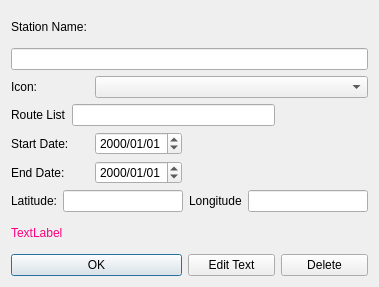
<?xml version="1.0" encoding="UTF-8"?>
<ui version="4.0">
 <class>editStation</class>
 <widget class="QDialog" name="editStation">
  <property name="geometry">
   <rect>
    <x>0</x>
    <y>0</y>
    <width>379</width>
    <height>287</height>
   </rect>
  </property>
  <property name="windowTitle">
   <string>Dialog</string>
  </property>
  <layout class="QGridLayout" name="gridLayout">
   <item row="0" column="0" colspan="2">
    <widget class="QLabel" name="label">
     <property name="text">
      <string>Station Name:</string>
     </property>
    </widget>
   </item>
   <item row="2" column="0">
    <widget class="QLabel" name="label_2">
     <property name="text">
      <string>Icon:</string>
     </property>
    </widget>
   </item>
   <item row="3" column="0" colspan="3">
    <layout class="QHBoxLayout" name="horizontalLayout_2">
     <item>
      <widget class="QLabel" name="label_6">
       <property name="text">
        <string>Route List</string>
       </property>
      </widget>
     </item>
     <item>
      <widget class="QLineEdit" name="txtRoutes">
       <property name="sizePolicy">
        <sizepolicy hsizetype="Expanding" vsizetype="Fixed">
         <horstretch>1</horstretch>
         <verstretch>0</verstretch>
        </sizepolicy>
       </property>
       <property name="toolTip">
        <string>Enter Alpha routes sepaated by commas: e.g &quot;U1,U2,U3, ...</string>
       </property>
      </widget>
     </item>
    </layout>
   </item>
   <item row="4" column="0" colspan="2">
    <layout class="QHBoxLayout" name="horizontalLayout_3">
     <item>
      <widget class="QLabel" name="label_3">
       <property name="text">
        <string>Start Date:</string>
       </property>
      </widget>
     </item>
     <item>
      <widget class="QDateEdit" name="dateStart">
       <property name="displayFormat">
        <string>yyyy/MM/dd</string>
       </property>
      </widget>
     </item>
    </layout>
   </item>
   <item row="5" column="0" colspan="2">
    <layout class="QHBoxLayout" name="horizontalLayout_4">
     <item>
      <widget class="QLabel" name="label_4">
       <property name="text">
        <string>End Date:</string>
       </property>
      </widget>
     </item>
     <item>
      <widget class="QDateEdit" name="dateEnd">
       <property name="displayFormat">
        <string>yyyy/MM/dd</string>
       </property>
      </widget>
     </item>
    </layout>
   </item>
   <item row="6" column="0" colspan="4">
    <layout class="QHBoxLayout" name="horizontalLayout_5">
     <item>
      <widget class="QLabel" name="label_5">
       <property name="text">
        <string>Latitude:</string>
       </property>
      </widget>
     </item>
     <item>
      <widget class="QLineEdit" name="txtLatitude">
       <property name="sizePolicy">
        <sizepolicy hsizetype="Expanding" vsizetype="Fixed">
         <horstretch>1</horstretch>
         <verstretch>0</verstretch>
        </sizepolicy>
       </property>
       <property name="inputMethodHints">
        <set>Qt::InputMethodHint::ImhDigitsOnly|Qt::InputMethodHint::ImhPreferNumbers</set>
       </property>
       <property name="maxLength">
        <number>10</number>
       </property>
      </widget>
     </item>
     <item>
      <widget class="QLabel" name="label_7">
       <property name="text">
        <string>Longitude</string>
       </property>
      </widget>
     </item>
     <item>
      <widget class="QLineEdit" name="txtLongitude">
       <property name="sizePolicy">
        <sizepolicy hsizetype="Expanding" vsizetype="Fixed">
         <horstretch>1</horstretch>
         <verstretch>0</verstretch>
        </sizepolicy>
       </property>
      </widget>
     </item>
    </layout>
   </item>
   <item row="8" column="0" colspan="2">
    <widget class="QPushButton" name="btnOk">
     <property name="sizePolicy">
      <sizepolicy hsizetype="Preferred" vsizetype="Fixed">
       <horstretch>0</horstretch>
       <verstretch>0</verstretch>
      </sizepolicy>
     </property>
     <property name="text">
      <string>OK</string>
     </property>
    </widget>
   </item>
   <item row="8" column="2">
    <widget class="QPushButton" name="btnEditText">
     <property name="text">
      <string>Edit Text</string>
     </property>
    </widget>
   </item>
   <item row="8" column="3">
    <widget class="QPushButton" name="btnDelete">
     <property name="text">
      <string>Delete</string>
     </property>
    </widget>
   </item>
   <item row="2" column="1" colspan="3">
    <widget class="QComboBox" name="cbIcons">
     <property name="sizePolicy">
      <sizepolicy hsizetype="Preferred" vsizetype="Fixed">
       <horstretch>1</horstretch>
       <verstretch>0</verstretch>
      </sizepolicy>
     </property>
    </widget>
   </item>
   <item row="1" column="0" colspan="4">
    <widget class="QLineEdit" name="txtStationName"/>
   </item>
   <item row="7" column="0" colspan="4">
    <widget class="QLabel" name="lblErrorText">
     <property name="palette">
      <palette>
       <active>
        <colorrole role="WindowText">
         <brush brushstyle="SolidPattern">
          <color alpha="255">
           <red>255</red>
           <green>0</green>
           <blue>127</blue>
          </color>
         </brush>
        </colorrole>
       </active>
       <inactive>
        <colorrole role="WindowText">
         <brush brushstyle="SolidPattern">
          <color alpha="255">
           <red>255</red>
           <green>0</green>
           <blue>127</blue>
          </color>
         </brush>
        </colorrole>
       </inactive>
       <disabled>
        <colorrole role="WindowText">
         <brush brushstyle="SolidPattern">
          <color alpha="255">
           <red>159</red>
           <green>158</green>
           <blue>158</blue>
          </color>
         </brush>
        </colorrole>
       </disabled>
      </palette>
     </property>
     <property name="text">
      <string>TextLabel</string>
     </property>
    </widget>
   </item>
  </layout>
 </widget>
 <resources/>
 <connections/>
</ui>
